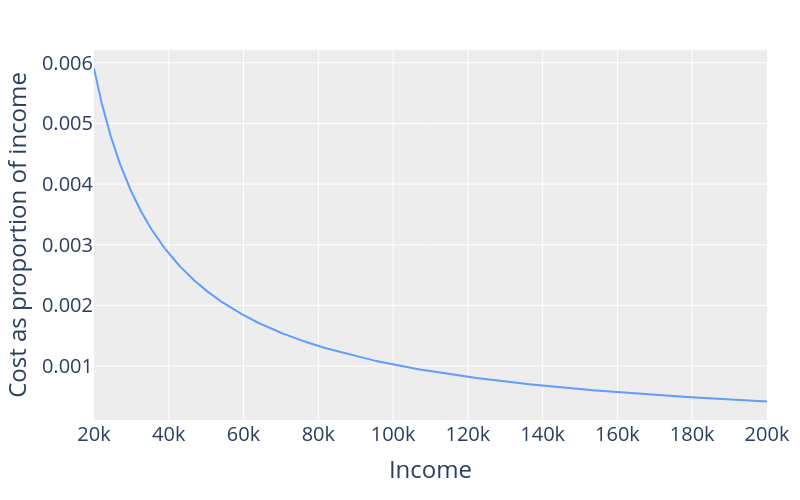

The notebook cell saved with this chart:
### Code cell
red = '#f8766d'
blue = '#619cff'

fig = go.Figure()

fig.add_trace(
    go.Scatter(x=df.income, y=df.y, marker=dict(
                        color=blue,
                        line=dict(color='rgb(248, 248, 249)', width=1)
                    ),)
)

fig.update_layout(
        #xaxis=dict(title="Day of Week",
                   #x=0.5),
        yaxis=dict(title="Cost as proportion of income"),
        xaxis=dict(title="Income"),
        height=500, 
        width=800,
        #legend_title_text='Week type',
        margin=dict(l=75, r=10, t=50, b=80),
        legend=dict(
                yanchor="bottom",
                y=-.2,
                xanchor="left",
                x=0.35,
                orientation="h",
                font=dict(
                    #family="Courier",
                    size=24,
                   # color="black"
                ),
            ),
        font=dict(size=20), plot_bgcolor="#ededed",
    )

fig.write_image('./figure/prop_of_income.png')

fig

### Figure 1 — Plotly figure (JSON) as saved in the notebook; plotly's stock layout.template omitted (floating-point values rounded to 4 significant figures; data arrays with more than 128 entries replaced by an {"elided": "..."} marker saying what was removed)
{"data": [{"marker": {"color": "#619cff", "line": {"color": "rgb(248, 248, 249)", "width": 1}}, "type": "scatter", "x": {"elided": "1801 int values"}, "y": {"elided": "1801 float values"}}], "layout": {"font": {"size": 20}, "height": 500, "legend": {"font": {"size": 24}, "orientation": "h", "x": 0.35, "xanchor": "left", "y": -0.2, "yanchor": "bottom"}, "margin": {"b": 80, "l": 75, "r": 10, "t": 50}, "plot_bgcolor": "#ededed", "width": 800, "xaxis": {"title": {"text": "Income"}}, "yaxis": {"title": {"text": "Cost as proportion of income"}}}}
